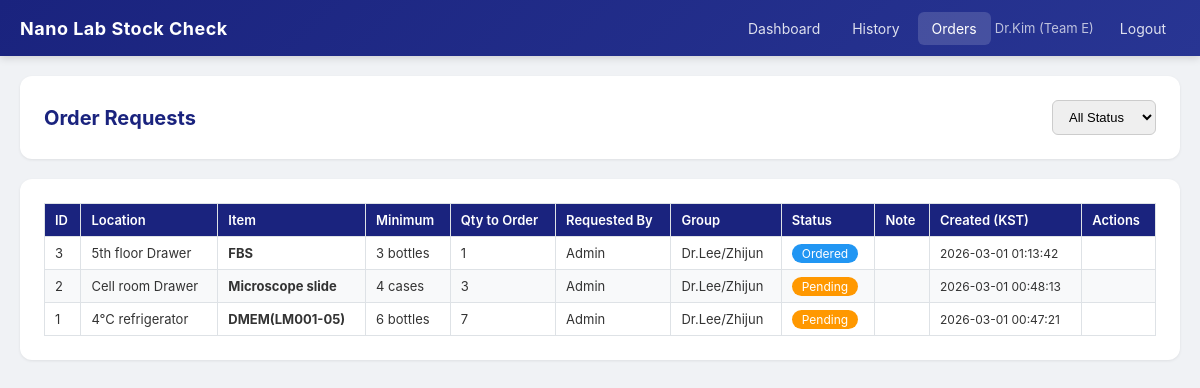
Page /orders (signed in) on the committed database.
### tables this page shows
CREATE TABLE order_requests (
            id INTEGER PRIMARY KEY AUTOINCREMENT,
            item_id INTEGER NOT NULL,
            requested_by TEXT NOT NULL,
            requested_by_group TEXT NOT NULL DEFAULT '',
            quantity_needed TEXT NOT NULL DEFAULT '',
            status TEXT NOT NULL DEFAULT 'pending',
            note TEXT NOT NULL DEFAULT '',
            resolved_by TEXT NOT NULL DEFAULT '',
            created_at TIMESTAMP DEFAULT CURRENT_TIMESTAMP,
            resolved_at TIMESTAMP, ordered_by TEXT NOT NULL DEFAULT '', ordered_at TEXT NOT NULL DEFAULT '',
            FOREIGN KEY (item_id) REFERENCES items(id) ON DELETE CASCADE
        );

CREATE TABLE items (
            id INTEGER PRIMARY KEY AUTOINCREMENT,
            stock_place TEXT NOT NULL,
            item_name TEXT NOT NULL,
            minimum TEXT NOT NULL DEFAULT '',
            category TEXT NOT NULL DEFAULT 'Common',
            sort_order INTEGER NOT NULL DEFAULT 0
        , min_value REAL, min_unit TEXT NOT NULL DEFAULT '');

### app.py (the view)
@app.route('/orders')
@login_required
def orders():
    db = get_db()
    status_filter = request.args.get('status', '')
    query = '''
        SELECT o.*, i.item_name, i.stock_place, i.minimum
        FROM order_requests o
        JOIN items i ON o.item_id = i.id
        WHERE 1=1
    '''
    params = []
    if status_filter:
        query += ' AND o.status = ?'
        params.append(status_filter)
    query += ' ORDER BY o.created_at DESC'
    rows = db.execute(query, params).fetchall()
    return render_template('orders.html', rows=rows, status_filter=status_filter)

### app.py (called while the page is built)
def get_teams_display():
    return [{'key': t['key'], 'name': t['name']} for t in _teams_config['teams']]

def get_team_key_for_group(group_name):
    for t in _teams_config['teams']:
        if t['name'] == group_name:
            return t['key']
    return '?'

def get_db():
    if 'db' not in g:
        g.db = sqlite3.connect(DB_PATH)
        g.db.row_factory = sqlite3.Row
        g.db.execute('PRAGMA journal_mode=WAL')
        g.db.execute('PRAGMA foreign_keys=ON')
    return g.db

def login_required(f):
    @wraps(f)
    def decorated(*args, **kwargs):
        if 'user_id' not in session:
            flash('Please log in first.', 'warning')
            return redirect(url_for('login'))
        return f(*args, **kwargs)
    return decorated

@app.context_processor
def inject_globals():
    teams_display = get_teams_display()
    kst_now = datetime.now(KST)
    return {
        'current_user': session.get('display_name', ''),
        'current_role': session.get('role', ''),
        'current_group': session.get('group_name', ''),
        'groups': GROUPS,
        'teams_display': teams_display,
        'get_team_key': get_team_key_for_group,
        'now_kst': kst_now.strftime('%H:%M:%S'),
        'now_kst_date_full': kst_now.strftime('%A, %d %B %Y'),
    }

### templates/orders.html (shortened to what this page needs)
{% extends "base.html" %}
{% block content %}
<div class="card">
    <div style="display: flex; justify-content: space-between; align-items: center; flex-wrap: wrap; gap: 12px;">
        <h2 style="margin-bottom: 0;">Order Requests</h2>
        <div style="display: flex; gap: 8px; align-items: center; flex-wrap: wrap;">
            <form method="GET" style="display: flex; gap: 8px; align-items: center;">
                <select name="status" style="width: auto;" onchange="this.form.submit()">
                    <option value="">All Status</option>
                </select>
            </form>
        </div>
    </div>
</div>
<div class="card" style="overflow-x: auto;">
    {% if rows %}
    <table>
        <thead>
            <tr>
                <th>ID</th>
                <th>Location</th>
                <th>Item</th>
                <th>Minimum</th>
                <th>Qty to Order</th>
                <th>Requested By</th>
                <th>Group</th>
                <th>Status</th>
                <th>Note</th>
                <th>Created (KST)</th>
                <th>Actions</th>
            </tr>
        </thead>
        <tbody>
            {% for row in rows %}
            <tr>
                <td>{{ row.id }}</td>
                <td>{{ row.stock_place }}</td>
                <td><strong>{{ row.item_name }}</strong></td>
                <td>{{ row.minimum }}</td>
                <td>{{ row.quantity_needed }}</td>
                <td>{{ row.requested_by }}</td>
                <td>{{ row.requested_by_group }}</td>
                <td>
                    {% if row.status == 'pending' %}
                        <span style="background: #ff9800; color: white; padding: 2px 10px; border-radius: 10px; font-size: 12px;">Pending</span>
                    {% elif row.status == 'ordered' %}
                        <span style="background: #2196f3; color: white; padding: 2px 10px; border-radius: 10px; font-size: 12px;">Ordered</span>
                    {% elif row.status == 'received' %}
                        <span style="background: #4caf50; color: white; padding: 2px 10px; border-radius: 10px; font-size: 12px;">Received</span>
                    {% elif row.status == 'cancelled' %}
                        <span style="background: #9e9e9e; color: white; padding: 2px 10px; border-radius: 10px; font-size: 12px;">Cancelled</span>
                    {% elif row.status == 'refused' %}
                        <span style="background: #b71c1c; color: white; padding: 2px 10px; border-radius: 10px; font-size: 12px;">Refused</span>
                    {% endif %}
                </td>
                <td>{{ row.note }}</td>
                <td style="font-size: 12px;">{{ row.created_at if row.created_at else '' }}</td>
                <td style="white-space: nowrap;">
                </td>
            </tr>
            {% endfor %}
        </tbody>
    </table>
    {% else %}
        <p style="text-align: center; color: #888; padding: 40px;">No order requests found.</p>
    {% endif %}
</div>
{% endblock %}

### templates/base.html (style rules this page uses)
* { margin: 0; padding: 0; box-sizing: border-box; }
body { font-family: -apple-system, BlinkMacSystemFont, 'Segoe UI', Roboto, sans-serif; background: #f0f2f5; color: #333; min-height: 100vh; }
.card { background: white; border-radius: 12px; box-shadow: 0 1px 3px rgba(0,0,0,0.08); padding: 24px; margin-bottom: 20px; }
.card h2 { font-size: 20px; margin-bottom: 16px; color: #1a237e; }
table { width: 100%; border-collapse: collapse; font-size: 13px; }
th, td { padding: 8px 10px; text-align: left; border: 1px solid #dee2e6; }
th { background: #1a237e; color: white; font-weight: 600; }
tr:nth-child(even) { background: #f8f9fa; }
input[type="text"], input[type="password"], input[type="email"], input[type="date"], input[type="number"], select, textarea { padding: 8px 12px; border: 1px solid #ccc; border-radius: 6px; font-size: 13px; width: 100%; transition: border-color 0.2s; }

### rows in the picture
order_requests: id "3", stock_place "5th floor Drawer", item_name "FBS", minimum "3 bottles", quantity_needed "1", requested_by "Admin", requested_by_group "Dr.Lee/Zhijun", status "Ordered", created_at "2026-03-01 01:13:42"
order_requests: id "2", stock_place "Cell room Drawer", item_name "Microscope slide", minimum "4 cases", quantity_needed "3", requested_by "Admin", requested_by_group "Dr.Lee/Zhijun", status "Pending", created_at "2026-03-01 00:48:13"
order_requests: id "1", stock_place "4°C refrigerator", item_name "DMEM(LM001-05)", minimum "6 bottles", quantity_needed "7", requested_by "Admin", requested_by_group "Dr.Lee/Zhijun", status "Pending", created_at "2026-03-01 00:47:21"

### other values in the picture
{{ current_user }} "Dr.Kim"
{{ get_team_key(current_group) }} "E"
